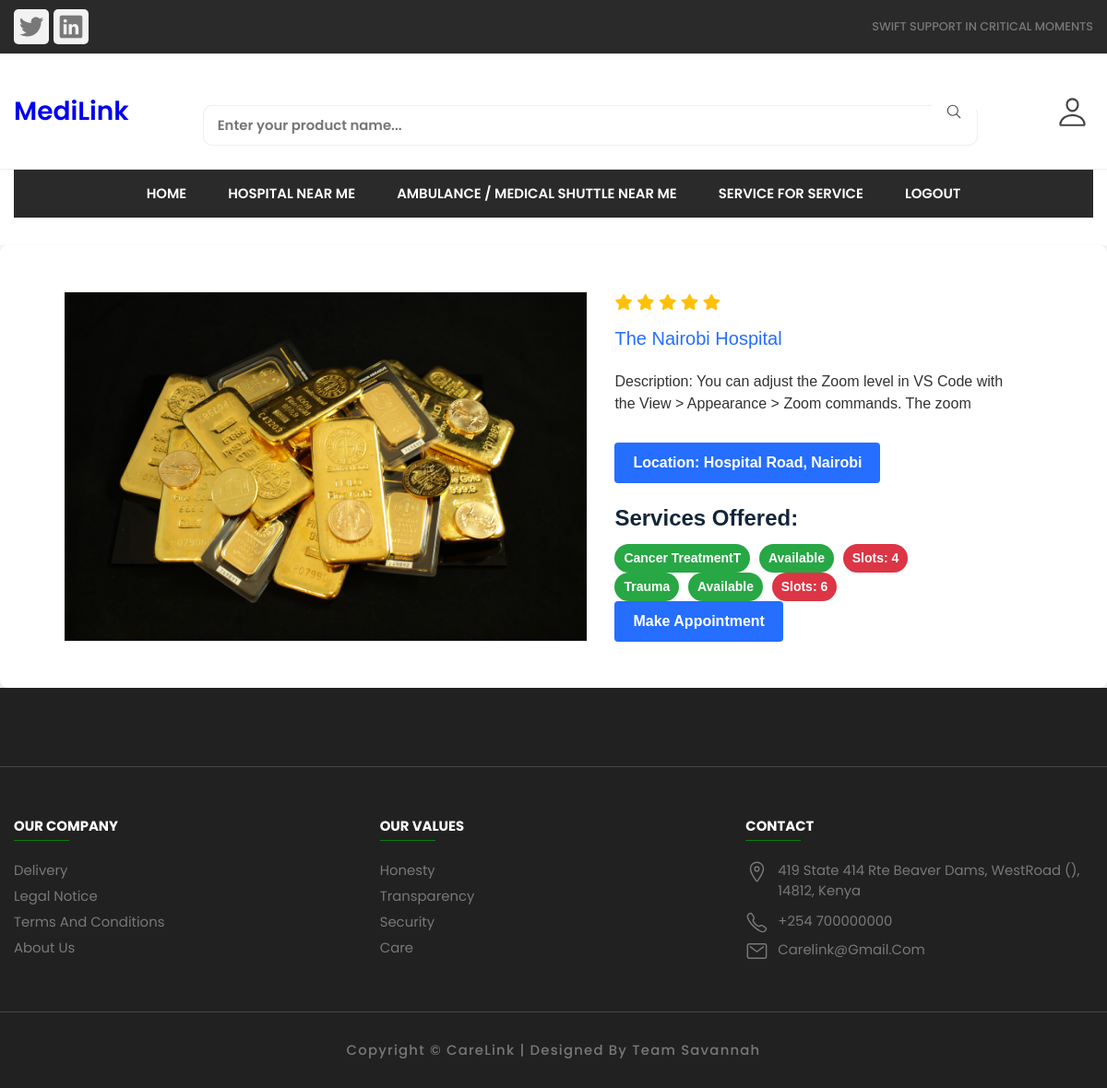
The app's page /directions/category/general-medical-and-surgery-hospitals/th465dh6y5yh/ (signed in) with its own data.
### store/models.py (models this page shows, shortened)
class Hospital(models.Model):
    hospital_name = models.CharField(max_length=200)
    location = models.CharField(max_length=200)
    phone_number = models.CharField(max_length=200)
    email = models.EmailField(default="hospital@gmail.com")
    website = models.URLField(default="https://www.google.com/")
    services_offered = models.CharField(null=True, max_length=50000,default="Support Services, Diagnostic Services,Maternity Services,  Pediatric Services")
    ambulance_available = models.BooleanField(default=False)
    ambulance_contacts = models.CharField(max_length=50000)
    vacancies_available = models.BooleanField(default=False)
    slug = models.SlugField(max_length=200, unique=True)
    description = models.TextField(max_length=500, blank=True, default="we provide the best healthcare")
    image = models.ImageField(upload_to='photos/products', blank=True)
    is_available = models.BooleanField(default = True)
    home_general = models.BooleanField(default = False)
    home_specialty = models.BooleanField(default = False)
    home_psychiatric = models.BooleanField(default = False)
    home_clinic = models.BooleanField(default = False)
    affordable = models.BooleanField(default = False)
    top_rated = models.BooleanField(default = False)
    new = models.BooleanField(default = False)
    category = models.ForeignKey(Category,on_delete=models.CASCADE)
    created_date = models.DateTimeField(auto_now_add=True)
    modified_date = models.DateTimeField(auto_now_add=True)
    hospital_appointments = models.ManyToManyField('Appointment', related_name='hospitals')
    service_provided = models.ManyToManyField('ServiceProvided', related_name='hospitals')
    accepted_paymentservices = models.ManyToManyField('PaymentService', related_name='hospitals')

class HospitalService(models.Model):
    hospital = models.ForeignKey(Hospital, on_delete=models.CASCADE, related_name='hospital_services')
    service = models.ForeignKey(Service, on_delete=models.CASCADE)
    pricing = models.CharField(max_length=200)
    availability = models.BooleanField(default=False)
    slots = models.IntegerField()

class Service(models.Model):
    name = models.CharField(max_length=200)
    description = models.TextField(max_length=500)
    pricing = models.CharField(max_length=200)

### store/views.py (the view)
# urls.py: path('category/<slug:category_slug>/<slug:product_slug>/', views.product_detail, name='product_detail'),
def product_detail(request, category_slug, product_slug):
    try:
        single_product = Hospital.objects.get(category__slug=category_slug,slug=product_slug)
    except Exception as e:
        raise e
    context = {
        'single_product':single_product,
    }
    return render(request, 'store/product_detail.html', context)

### category/context_processors.py (called while the page is built)
def menu_links(request):
    links = Category.objects.all()
    return dict(links=links)

### templates/store/product_detail.html (shortened to what this page needs)
{% extends 'base.html' %}
{% load static %}
{% block content %}
<main style="font-family: Arial, sans-serif; line-height: 1.5; background-color: #f5f5f5; margin: 0; padding: 0;">
    <div class="product-container" style="background-color: #fff; border-radius: 8px; box-shadow: 0 2px 4px rgba(0, 0, 0, 0.1); margin-top: 30px;">
        <div class="container" style="max-width: 1100px; margin: 0 auto; padding: 20px;">
            <div class="card-wrapper">
                <div class="card" style="display: flex;">
                    <div class="product-imgs" style="width: 100%; display: flex; justify-content: center; align-items: center;">
                        <div class="img-display">
                            <div class="img-showcase">
                                <img src="{{ single_product.image.url }}" alt="image" class="detailimg" style="max-width: 100%; height: auto;">
                            </div>
                        </div>
                    </div>
                    <div class="product-content" style="padding: 30px;">
                        <div class="product-rating" style="color: #ffc107; margin-bottom: 10px;">
                            <i class="fas fa-star"></i>
                            <i class="fas fa-star"></i>
                            <i class="fas fa-star"></i>
                            <i class="fas fa-star"></i>
                            <i class="fas fa-star"></i>
                        </div>
                        <div class="product-price" style="font-size: 20px; color: #256eff; margin-bottom: 20px;">
                            <p class="new-price">{{ single_product.hospital_name }}</p>
                        </div>
                        <div class="product-detail">
                            <p style="font-size: 16px; color: #333; margin-bottom: 10px;">Description: {{ single_product.description }}</p>
                        </div>
                        <div class="purchase-info" style="margin-top: 30px;">
                            <button type="button" class="btn" style="background-color: #256eff; color: #fff; border: none; border-radius: 4px; font-size: 16px; font-weight: 700; padding: 10px 20px; cursor: pointer; transition: background-color 0.3s;">Location: {{ single_product.location }}</button>
                        </div>
                        <div class="services-info" style="margin-top: 20px;">
                          <h2 style="font-size: 24px; font-weight: 700; color: #12263a; margin-bottom: 10px;">Services Offered:</h2>
<ul style="margin: 0; padding: 0; list-style-type: none;">
    {% for service in single_product.hospital_services.all %}
    <li>
        <span style="display: inline-block; padding: 5px 10px; font-size: 14px; font-weight: 600; border-radius: 20px; text-align: center; background-color: #28a745; color: #fff; margin-right: 5px;">{{ service.service.name }}</span>
        <span style="display: inline-block; padding: 5px 10px; font-size: 14px; font-weight: 600; border-radius: 20px; text-align: center; background-color: {% if service.availability %}#28a745{% else %}#dc3545{% endif %}; color: #fff; margin-right: 5px;">
            {% if service.availability %}Available{% else %}Unavailable{% endif %}
        </span>
        <span style="display: inline-block; padding: 5px 10px; font-size: 14px; font-weight: 600; border-radius: 20px; text-align: center; background-color: #dc3545; color: #fff;">Slots: {{ service.slots }}</span>
    </li>
    {% endfor %}
    <a class="appointment-button"  style="display: inline-block; background-color: #256eff; color: #fff; border: none; border-radius: 4px; font-size: 16px; font-weight: 700; padding: 10px 20px; cursor: pointer; transition: background-color 0.3s;">Make Appointment</a>
</ul>
</div>
</div>
</div>
</div>
</div>
</main>
{% endblock content %}

### dabec/static/assets/css/style3.css (style rules this page uses)
* { box-sizing: border-box; }

### dabec/static/assets/css/style2.css (style rules this page uses)
:root { --onyx: hsl(0, 0%, 25%); --azure: hsl(219, 77%, 60%); --white: hsl(0, 0%, 100%); --platinum: hsl(0, 0%, 91%); --gainsboro: hsl(0, 0%, 90%); --red-salsa: hsl(0, 77%, 60%); --dim-gray: hsl(0, 0%, 39%); --davys-gray: hsl(0, 0%, 30%); --spanish-gray: hsl(0, 0%, 62%); --quick-silver: hsl(0, 0%, 64%); --fs-28: 28px; --fs-24: 24px; --fs-18: 18px; --fs-15: 15px; --fs-14: 14px; --fw-5: 500; --fw-6: 600; --fw-7: 700; --px: 60px; --radius: 5px; }
ion-icon, span { display: inline-block; }
label, img { display: block; }
.btn { border-radius: var(--radius); }

### dabec/static/assets/css/style-prefix.css (style rules this page uses)
:root { --spanish-gray: hsl(0, 0%, 60%); --sonic-silver: hsl(0, 0%, 47%); --eerie-black: hsl(0, 0%, 13%); --salmon-pink: rgb(11, 126, 11); --sandy-brown: hsl(29, 90%, 65%); --bittersweet: hsl(152, 51%, 52%); --ocean-green: hsl(152, 51%, 52%); --davys-gray: hsl(0, 0%, 33%); --headertop: hsla(0, 0%, 5%, 0.877); --cultured: hsl(0, 0%, 93%); --white: hsl(0, 100%, 100%); --onyx: hsl(0, 0%, 27%); --fs-1: 1.563rem; --fs-2: 1.375rem; --fs-3: 1.25rem; --fs-4: 1.125rem; --fs-5: 1rem; --fs-6: 0.938rem; --fs-7: 0.875rem; --fs-8: 0.813rem; --fs-9: 0.75rem; --fs-10: 0.688rem; --fs-11: 0.625rem; --weight-300: 300; --weight-400: 400; --weight-500: 500; --weight-600: 600; --weight-700: 700; --border-radius-md: 10px; --border-radius-sm: 5px; --transition-timing: 0.2s ease; }
*, *::before, *::after { margin: 0; padding: 0; -webkit-box-sizing: border-box; box-sizing: border-box; }
a { text-decoration: none; }
li { list-style: none; }
button { background: none; font: inherit; border: none; cursor: pointer; }
span { display: inline-block; }
html { font-family: "Poppins", sans-serif; -ms-scroll-chaining: none; overscroll-behavior: contain; }
body { background: var(--white); }
.container { padding: 0 15px; }
@media (min-width: 480px) { :root { --fs-1: 1.875rem; } }
@media (min-width: 768px) { :root { --fs-1: 2.375rem; } }
@media (min-width: 768px) { html { font-size: 17px; } }
@media (min-width: 768px) { .container { max-width: 750px; margin: auto; } }
@media (min-width: 1024px) { :root { --fs-1: 2.625rem; --fs-2: 1.125rem; } }
@media (min-width: 1024px) { .container { max-width: 980px; } }
@media (min-width: 1024px) { .product-container .container { position: relative; display: -webkit-box; display: -webkit-flex; display: -ms-flexbox; display: flex; -webkit-box-align: start; -webkit-align-items: flex-start; -ms-flex-align: start; align-items: flex-start; gap: 30px; margin-bottom: 30px; } }
@media (min-width: 1200px) { .container { max-width: 1200px; } }

### records on screen
Hospital: image (picture), hospital_name "The Nairobi Hospital", description "You can adjust the Zoom level in VS Code with the View > Appearance > Zoom commands. The zoom", location "Hospital Road, Nairobi"
HospitalService: service.name "Cancer TreatmentT", availability "Available", slots "4"
HospitalService: service.name "Trauma", availability "Available", slots "6"
